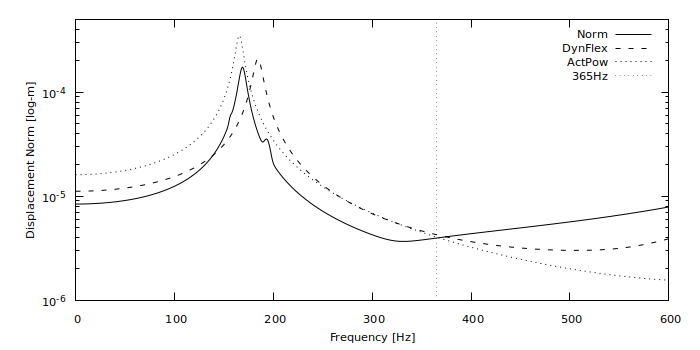

The script that saved this image:


set tics font ",8.5"
set key font ",8.5"
set xlabel font ",8.5"
set ylabel font ",8.5"

set xlabel "angels" offset 0,0.6
set ylabel "angels" offset 1.2,0

set xrange [0:600]
set yrange [1E-6:5E-4]

set logscale y
set xlabel "Frequency [Hz]"
set ylabel "Displacement Norm [log-m]"
set format y "10^{%T}"

set style line 1 lt 2 lc rgb "black" lw 1 dashtype 1
set style line 2 lt 2 lc rgb "black" lw 1 dashtype 2 
set style line 3 lt 2 lc rgb "black" lw 1 dashtype 3
set style line 4 lt 2 lc rgb "black" lw 1 dashtype 4

set arrow from 365,graph 0 to 365,graph 1 nohead lt 0

plot 'NG.txt' with lines title "Norm" ls 1, \
	 'DIN.txt' with lines title "DynFlex" ls 2, \
	 'PA.txt' with lines title "ActPow" ls 3, \
	 1/0 t "365Hz" lt 0

set term pngcairo size 700,350
set termoption dashed
set output "Fig21.png"
replot
set term x11	 
